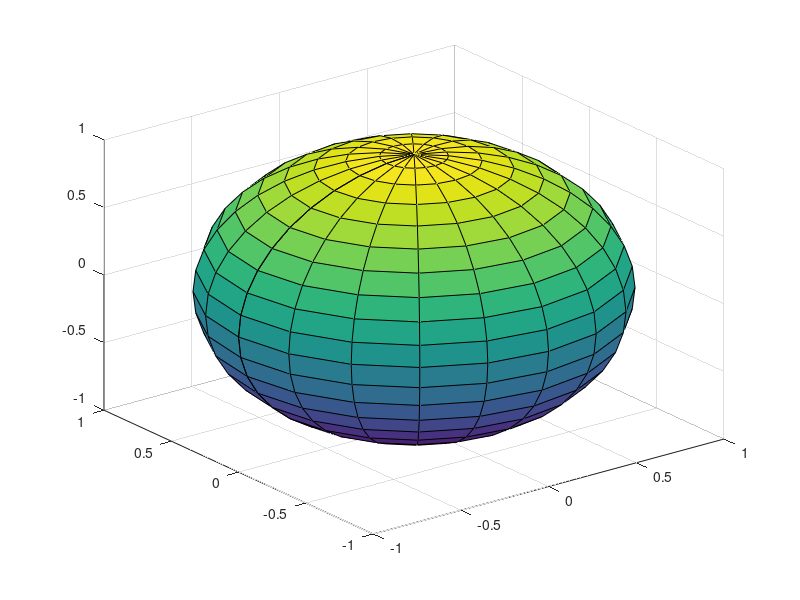

Reproduce this figure in MATLAB.
%=============================================================================
% Copyright (c) 2016-present Allan CORNET (Nelson)
%=============================================================================
% This file is part of Nelson.
%=============================================================================
% LICENCE_BLOCK_BEGIN
% SPDX-License-Identifier: LGPL-3.0-or-later
% LICENCE_BLOCK_END
%=============================================================================
function varargout = sphere(varargin)
  narginchk(0, 2);
  nargoutchk(0, 3);
  n = 20;
  if nargin == 0
    ax = [];
  else 
    if nargin == 1
      v = varargin{1};
      if isgraphics(v)
        ax = v;
      else
        ax = [];
        n = v;
      end
    else
      ax = varargin{1};
      n = varargin{2};
    end
  end
  phi = (-n:2:n)' / n * pi / 2;
  theta = (-n:2:n) / n * pi;
  cosphi = cos(phi);
  cosphi(n + 1) = 0;
  cosphi(1) = 0;
  sintheta = sin(theta);
  sintheta(n + 1) = 0;
  sintheta(1) = 0;
  
  x = cosphi * cos(theta);
  y = cosphi * sintheta;
  z = sin(phi) * ones(1, n + 1);
  
  if nargout == 0
    ax = newplot(ax);
    surf(x, y, z, 'Parent', ax);
  else
    varargout{1} = x;
    varargout{2} = y;
    varargout{3} = z;
  end
end
%=============================================================================
